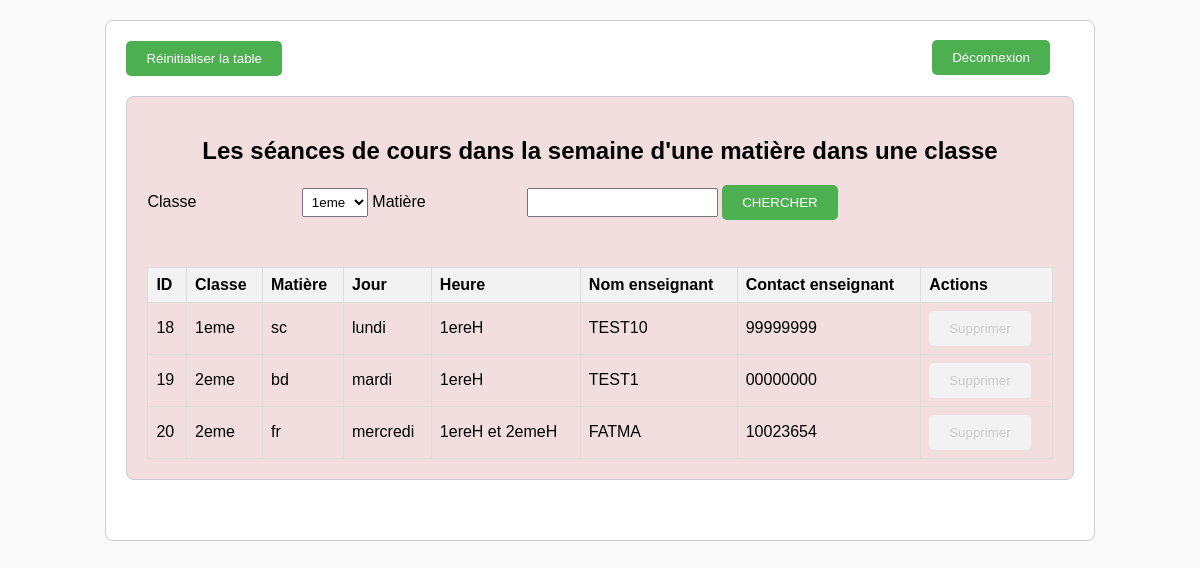
Screenshot of /emploi_du_temps with the database file from the repository.
### app.py (models this page shows)
class Seance(db.Model):
    id = db.Column(db.Integer, primary_key=True)
    classe = db.Column(db.String(10), nullable=False)
    matiere = db.Column(db.String(100), nullable=False)
    jour = db.Column(db.String(10), nullable=False)
    heure = db.Column(db.String(20), nullable=False)
    nom_enseignant = db.Column(db.String(100), nullable=False)
    contact_enseignant = db.Column(db.String(20), nullable=False)

### app.py (the view)
@app.route('/emploi_du_temps')
def emploi_du_temps():
    seances = Seance.query.all()
    return render_template('emploi_du_temps.html', seances=seances)

### templates/emploi_du_temps.html (shortened to what this page needs)
<!DOCTYPE html>
<html lang="fr">
<head>
    <link rel="stylesheet" href="{{ url_for('static', filename='css/emploi_du_temps.css') }}">
</head>
<body>
    <section>
        <div class="container">
    <form method="POST" action="{{ url_for('reinitialiser_table') }}">
            <button type="submit" >Réinitialiser la table</button>
    </form>
    {% if session.get('admin') %}
    <button class="reset-button" onclick="location.href='{{ url_for('index') }}'" type="button">Retour</button>
                                    {% else %}
<form method="POST" action="{{ url_for('logout') }}">
    <button class="reset-button" type="submit">
         Déconnexion
    </button>
</form>
                                    {% endif %}
            <div class="form-section">
                <h2>Les séances de cours dans la semaine d'une matière dans une classe</h2>
                <form method="POST" action="{{ url_for('chercher_seances') }}">
                    <label for="classe">Classe</label>
                    <select id="classe" name="classe">
                        <option value="1eme">1eme</option>
                    </select>
                    <label for="matiere">Matière</label>
                    <input type="text" id="matiere" name="matiere">
                    <button type="submit">CHERCHER</button>
                </form>
                <div class="table-container">
                    <table>
                        <thead>
                            <tr>
                                <th>ID</th>
                                <th>Classe</th>
                                <th>Matière</th>
                                <th>Jour</th>
                                <th>Heure</th>
                                <th>Nom enseignant</th>
                                <th>Contact enseignant</th>
                                <th>Actions</th>
                            </tr>
                        </thead>
                        <tbody>
                            {% for seance in seances %}
                            <tr>
                                <td>{{ seance.id }}</td>
                                <td>{{ seance.classe }}</td>
                                <td>{{ seance.matiere }}</td>
                                <td>{{ seance.jour }}</td>
                                <td>{{ seance.heure }}</td>
                                <td>{{ seance.nom_enseignant }}</td>
                                <td>{{ seance.contact_enseignant }}</td>
                                <td>
                                    {% if session.get('admin') %}
                                    <button type="button" onclick="supprimerSeance({{ seance.id }})">Supprimer</button>
                                    {% else %}
                                    <button type="button" disabled style="background-color: #f2f2f2; color: #ccc;" onclick="supprimerSeance({{ seance.id }})">Supprimer</button>
                                    {% endif %}
                                </td>
                            </tr>
                            {% endfor %}
                        </tbody>
                    </table>
                </div>
            </div>
        </div>
    </section>
</body>
</html>

### static/css/emploi_du_temps.css (style rules this page uses)
body { font-family: Arial, sans-serif; background-color: #f9f9f9; }
.container { width: 80%; margin: 20px auto; padding: 20px; background-color: #fff; border: 1px solid #ccc; border-radius: 8px; }
.form-section { margin-bottom: 40px; padding: 20px; border: 1px solid #ccc; border-radius: 8px; background-color: #f2dede; }
h2 { text-align: center; }
form { margin-bottom: 20px; }
label { display: inline-block; width: 150px; }
input, select { margin-bottom: 10px; padding: 5px; }
button { padding: 10px 20px; background-color: #4CAF50; color: white; border: none; border-radius: 5px; cursor: pointer; }
table { width: 100%; border-collapse: collapse; margin-top: 20px; }
th, td { border: 1px solid #ccc; padding: 8px; text-align: left; }
th { background-color: #f2f2f2; }

### templates/emploi_du_temps.html (style rules this page uses)
.table-container { max-height: 500px; overflow-y: auto; }
table { width: 100%; border-collapse: collapse; }
th, td { border: 1px solid #ddd; padding: 8px; }
th { background-color: #f2f2f2; }
.reset-button { position: absolute; top: 40px; right: 150px; }

### rows the page displays
Seance: id "18", classe "1eme", matiere "sc", jour "lundi", heure "1ereH", nom_enseignant "TEST10", contact_enseignant "99999999"
Seance: id "19", classe "2eme", matiere "bd", jour "mardi", heure "1ereH", nom_enseignant "TEST1", contact_enseignant "00000000"
Seance: id "20", classe "2eme", matiere "fr", jour "mercredi", heure "1ereH et 2emeH", nom_enseignant "FATMA", contact_enseignant "10023654"
